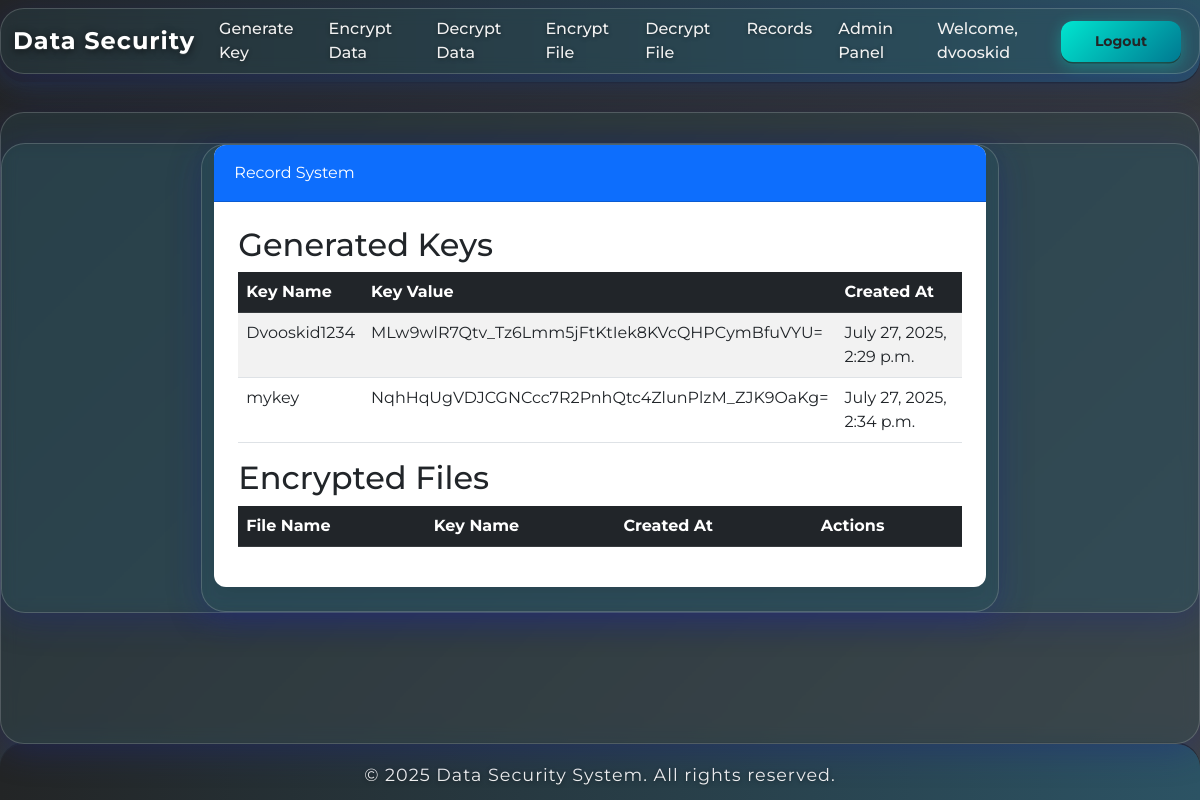
/encryption/records/ (signed in), run on the app's committed database.
### encryption/models.py (models this page shows, shortened)
class EncryptionKey(models.Model):
    key_name = models.CharField(max_length=100, unique=True)
    key_value = models.TextField()
    user = models.ForeignKey(User, on_delete=models.CASCADE)
    created_at = models.DateTimeField(auto_now_add=True)

### encryption/views.py (the view)
# urls.py: path('records/', views.record_system, name='record_system'),
@login_required
def record_system(request):
    keys = EncryptionKey.objects.all()
    encrypted_files = EncryptedFile.objects.all()
    return render(
        request,
        "encryption/record_system.html",
        {"keys": keys, "encrypted_files": encrypted_files},
    )

### encryption/templates/encryption/record_system.html (shortened to what this page needs)
{% extends 'base.html' %}
{% block content %}
<div class="card">
    <div class="card-header bg-primary text-white">
        Record System
    </div>
    <div class="card-body">
        <h2>Generated Keys</h2>
        <table class="table table-striped">
            <thead class="table-dark">
                <tr>
                    <th>Key Name</th>
                    <th>Key Value</th>
                    <th>Created At</th>
                </tr>
            </thead>
            <tbody>
                {% for key in keys %}
                <tr>
                    <td>{{ key.key_name }}</td>
                    <td>{{ key.key_value }}</td>
                    <td>{{ key.created_at }}</td>
                </tr>
                {% endfor %}
            </tbody>
        </table>
        <h2>Encrypted Files</h2>
        <table class="table table-striped">
            <thead class="table-dark">
                <tr>
                    <th>File Name</th>
                    <th>Key Name</th>
                    <th>Created At</th>
                    <th>Actions</th>
                </tr>
            </thead>
        </table>
    </div>
</div>
{% endblock %}

### templates/base.html (shortened to what this page needs)
<!DOCTYPE html>
<html lang="en">
  <head>
    <link
      href="https://cdn.jsdelivr.net/npm/bootstrap@5.3.0-alpha3/dist/css/bootstrap.min.css"
      rel="stylesheet"
    />
  </head>
  <body>
    <nav class="navbar navbar-expand-lg navbar-dark bg-dark">
      <div class="container-fluid">
        <a class="navbar-brand" href="/">Data Security</a>
        <div class="collapse navbar-collapse" id="navbarNav">
          <ul class="navbar-nav me-auto">
            <li class="nav-item">
              <a class="nav-link" href="/encryption/generate-key/">Generate Key</a>
            </li>
            <li class="nav-item">
              <a class="nav-link" href="/encryption/encrypt-data/">Encrypt Data</a>
            </li>
            <li class="nav-item">
              <a class="nav-link" href="/encryption/decrypt-data/">Decrypt Data</a>
            </li>
            <li class="nav-item">
              <a class="nav-link" href="/encryption/encrypt-file/">Encrypt File</a>
            </li>
            <li class="nav-item">
              <a class="nav-link" href="/encryption/decrypt-file/">Decrypt File</a>
            </li>
            {% if user.is_superuser %}
            <li class="nav-item">
              <a class="nav-link" href="/encryption/records/">Records</a>
            </li>
            {% endif %}
            {% if user.is_staff %}
            <li class="nav-item">
              <a class="nav-link" href="/encryption/admin-panel/">Admin Panel</a>
            </li>
            {% endif %}
          </ul>
          <div class="d-flex align-items-center">
            {% if user.is_authenticated %}
            <span class="user-greeting d-none d-md-inline">Welcome, {{ user.username }}</span>
            <form action="{% url 'logout' %}" method="post" class="d-inline">
              <button type="submit" class="btn btn-sm btn-outline-light">Logout</button>
            </form>
            {% else %}
            <a href="{% url 'login' %}" class="btn btn-sm btn-outline-light">Login</a>
            {% endif %}
          </div>
        </div>
      </div>
    </nav>
    <div class="container-fluid content-wrapper">
      <div class="row justify-content-center">
        <div class="col-12 col-md-10 col-lg-8">
          {% block content %}{% endblock %}
        </div>
      </div>
    </div>
    <footer class="footer">
      <p>
        &copy; {{ now.year|default:2025 }} Data Security System. All rights
        reserved.
      </p>
    </footer>
  </body>
</html>

### templates/base.html (style rules this page uses)
body { background: linear-gradient(135deg, #232526 0%, #414345 100%); min-height: 100vh; display: flex; flex-direction: column; font-family: "Montserrat", Arial, sans-serif; color: #f1f1f1; }
.navbar { margin-bottom: 30px; background: linear-gradient(90deg, #232526 0%, #2c5364 100%); box-shadow: 0 4px 24px 0 rgba(44, 83, 100, 0.25), 0 1.5px 0 #232526; border-radius: 0 0 24px 24px; }
.navbar-brand { font-weight: 700; font-size: 1.5rem; letter-spacing: 1px; text-shadow: 0 2px 8px #000a, 0 1px 0 #fff2; }
.navbar-nav .nav-link { color: #f1f1f1 !important; font-weight: 500; margin-right: 10px; transition: color 0.2s, text-shadow 0.2s; text-shadow: 0 1px 4px #0006; padding: 0.5rem 1rem; }
.content-wrapper { flex: 1 0 auto; padding-top: 30px; padding-bottom: 60px; }
.container-fluid, .row, .col-12, .col-md-10, .col-lg-8 { box-shadow: 0 8px 32px 0 rgba(31, 38, 135, 0.37); border-radius: 24px; background: rgba(44, 83, 100, 0.25); backdrop-filter: blur(8px); border: 1.5px solid rgba(255, 255, 255, 0.18); }
.footer { background: linear-gradient(90deg, #232526 0%, #2c5364 100%); color: #f1f1f1; padding: 18px 0 12px 0; text-align: center; box-shadow: 0 -4px 24px 0 rgba(44, 83, 100, 0.25), 0 -1.5px 0 #232526; border-radius: 24px 24px 0 0; font-size: 1.1rem; letter-spacing: 1px; text-shadow: 0 1px 4px #0006; margin-top: auto; }
.footer p { margin: 0; }
.btn, button, input[type="submit"] { background: linear-gradient(135deg, #00e6d0 0%, #007991 100%); color: #232526; font-weight: 700; border: none; border-radius: 12px; box-shadow: 0 4px 16px 0 #00e6d055, 0 1.5px 0 #232526; transition: transform 0.1s, box-shadow 0.1s, background 0.2s; max-width: 260px; min-width: 120px; width: auto; padding: 10px 28px; margin: 8px 6px 8px 0; display: inline-block; white-space: nowrap; }
.card { margin-bottom: 1.5rem; border: none; border-radius: 12px; overflow: hidden; box-shadow: 0 4px 24px rgba(0, 0, 0, 0.1); }
.card-header { padding: 1rem 1.25rem; }
.card-body { padding: 1.5rem; }
.user-greeting { color: #f1f1f1; margin-right: 1rem; font-weight: 500; }

### data on the page
EncryptionKey: key_name "Dvooskid1234", key_value "MLw9wlR7Qtv_Tz6Lmm5jFtKtIek8KVcQHPCymBfuVYU=", created_at "July 27, 2025, 2:29 p.m."
EncryptionKey: key_name "mykey", key_value "NqhHqUgVDJCGNCcc7R2PnhQtc4ZlunPlzM_ZJK9OaKg=", created_at "July 27, 2025, 2:34 p.m."

### other printed values
{{ user.username }} "dvooskid"
{{ now.year|default:2025 }} "2025"
